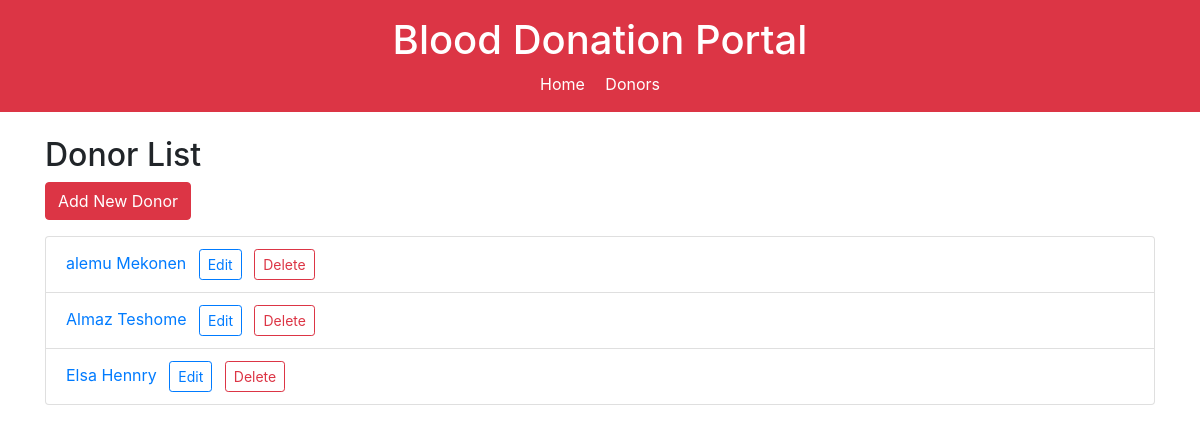
Screenshot of /donors/ with the database file from the repository.
### donor/models.py (models this page shows, shortened)
class Donor(models.Model):
    first_name = models.CharField(max_length=100)
    last_name = models.CharField(max_length=100)
    blood_type = models.CharField(max_length=3)
    date_of_birth = models.DateField()
    phone_number = models.CharField(max_length=15)
    email = models.EmailField()
    profile_picture = models.ImageField(upload_to='profile_pictures/', null=True, blank=True)

### donor/views.py (the view)
# urls.py: path('donors/', views.donor_list, name='donor_list'),
def donor_list(request):
    donors = Donor.objects.all()
    paginator = Paginator(donors, 10)
    page_number = request.GET.get('page')
    page_obj = paginator.get_page(page_number)
    return render(request, 'donor/donor_list.html', {'page_obj': page_obj})

### donor/templates/donor/donor_list.html (shortened to what this page needs)
<!DOCTYPE html>
<html lang="en">
<head>
    <link rel="stylesheet" href="https://stackpath.bootstrapcdn.com/bootstrap/4.5.2/css/bootstrap.min.css">
</head>
<body>
<header class="bg-danger text-white text-center p-3">
    <h1>Blood Donation Portal</h1>
    <nav>
        <a href="{% url 'home' %}" class="text-white mr-3">Home</a>
        <a href="{% url 'donor_list' %}" class="text-white">Donors</a>
    </nav>
</header>
<div class="container mt-4">
    <h2>Donor List</h2>
    <a href="{% url 'donor_create' %}" class="btn btn-danger mb-3">Add New Donor</a>
    <ul class="list-group">
        {% for donor in page_obj %}
            <li class="list-group-item">
                <a href="{% url 'donor_detail' donor.id %}">{{ donor.first_name }} {{ donor.last_name }}</a>
                <a href="{% url 'donor_update' donor.id %}" class="ml-2 btn btn-sm btn-outline-primary">Edit</a>
                <a href="{% url 'donor_delete' donor.id %}" class="ml-2 btn btn-sm btn-outline-danger">Delete</a>
            </li>
        {% empty %}
            <li class="list-group-item">No donors found.</li>
        {% endfor %}
    </ul>
</div>
</body>
</html>

### rows the page displays
Donor: first_name "alemu", last_name "Mekonen"
Donor: first_name "Almaz", last_name "Teshome"
Donor: first_name "Elsa", last_name "Hennry"
